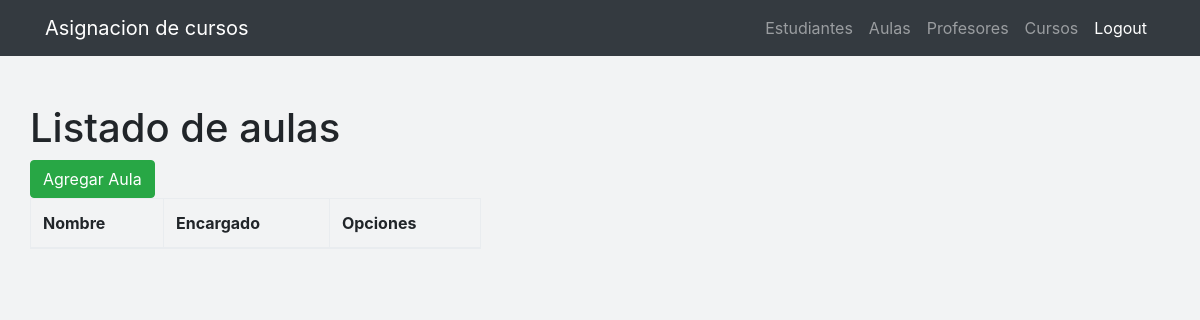
Page /aula/list/ (signed in) on the earlier database version.
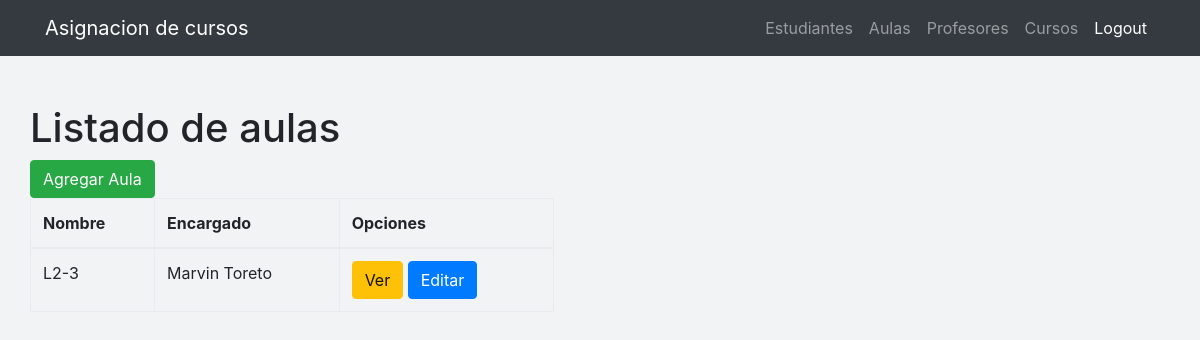
Same page on the later database version.
### estudiantes/models.py (models this page shows, shortened)
class Aula(models.Model):
    nombre = models.CharField(max_length=50)
    encargado = models.CharField(max_length=50)

### estudiantes/views.py (the view)
# urls.py: url(r'^aula/list/$', views.aula_list, name='aula_list'),
@login_required
def aula_list(request):
    aulas = Aula.objects.all()
    return render(request, 'estudiantes/aula_list.html', {'aulas': aulas})

### estudiantes/templates/estudiantes/aula_list.html (shortened to what this page needs)
{% extends 'estudiantes/base.html' %}
{% block content %}
<div class="portlet-body">
  <div class="portlet-title">
    <h1>Listado de aulas</h1>
  </div>
  <div class="row">
    <div class="col-md-6">
      <div class="btn-group">
        <a href="{% url 'aula_nuevo'%}">
          <button id="sample_editable_1_new" class="btn btn-success">
            Agregar Aula
          </button>
        </a>
      </div>
    </div>
<div class="col-md-12 col-sm-12 col-xs-12" >
  <div class="table-responsive">
    <table class="table table-bordered ">
      <thead>
        <tr role="row" class="">
          <th>Nombre</th>
          <th>Encargado</th>
          <th>Opciones</th>
        </tr>
      </thead>
      <tbody>
        {% for aula in aulas %}
        <tr>
            <td>{{ aula.nombre }}</td>
            <td>{{ aula.encargado }}</td>
            <td>
              <a href="{% url 'aula_ver' pk=aula.pk %}" class="btn btn-warning">Ver</a>
              <a href="{% url 'aula_editar' pk=aula.pk %}" class="btn btn-primary">Editar</a>
            </td>
        </tr>
        {% endfor %}
      </tbody>
    </table>
  </div>
</div>
</div>
</div>
{% endblock %}

Differences in the rows shown:
added Aula: nombre "L2-3", encargado "Marvin Toreto"
